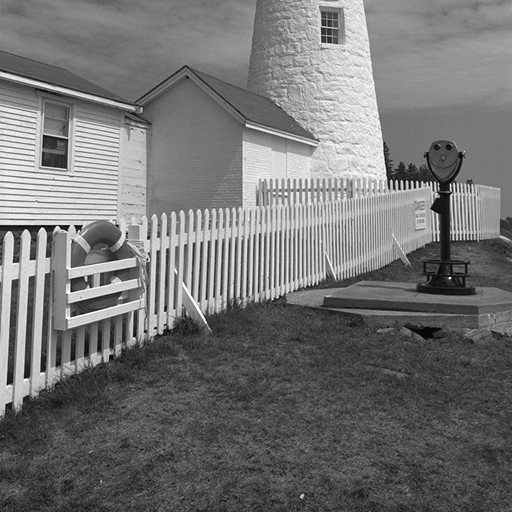
#> input picture Exercises/W3/lighthouse.png, 512 x 512 px
$ jupyter execute --allow-errors W3_exercise.ipynb   (shell and % lines are left out)
#> lines starting #> are read from the running program, lines starting #| are printed output that depends on the picture
# Week 3: Edge Detection

This python notebook includes all the exercises from this session. All the needed setup, I/O and user-interaction code is already provided to let you concentrate on this week's topic.<br>
Please run all the provided code in order before running yours.<br>

This week's assignment:

## 1. Thresholded Edge Detection

Implement a function that takes as input the derivative kernels and threshold and outputs the edge image of the provided test image (lighthouse.png). Then test its output with different kernels and thresholds to compare the results. As a reference we report some suggested kernels:

Elementary derivative kernels:
$$ k_x = \left[ {\begin{array}{cc}
   -1 & 1 \\
  \end{array} } \right]
  ~~~
   k_y = \left[ {\begin{array}{c}
   -1\\
   1\\
  \end{array} } \right]$$

Sobel derivative kernels:
$$ k_x = \left[ {\begin{array}{ccc}
   -1 & 0 & 1 \\
   -2 & 0 & 2 \\
   -1 & 0 & 1 \\
  \end{array} } \right]
  ~~~
   k_y = \left[ {\begin{array}{ccc}
   -1 & -2 & -1 \\
   0 & 0 & 0 \\
   1 & 2 & 1 \\
  \end{array} } \right]$$

Prewitt derivative kernels:
$$ k_x = \left[ {\begin{array}{ccc}
   -1 & 0 & 1 \\
   -1 & 0 & 1 \\
   -1 & 0 & 1 \\
  \end{array} } \right]
  ~~~
   k_y = \left[ {\begin{array}{ccc}
   -1 & -1 & -1 \\
   0 & 0 & 0 \\
   1 & 1 & 1 \\
  \end{array} } \right]$$

Inside the function, compute the gradient images in $x$ and $y$ direction and consider a pixel $(x,y)$ to be part of an edge if $\sqrt{g_x(x,y)^2+g_y(x,y)^2}>threshold$ holds.

## 2. Canny Edge Detection

Implement edge detection using the Canny method.

1. Produce and show kernerls composing derivative and gaussian blur for noise reduction
2. Produce the gradient images and show the gradient magnitude image, where each pixel contains the norm of the gradient
3. Produce the quantized gradient direction image
    1. Produce the gradient direction image, where each pixel contains the angle of the gradient
    2. Produce and show the quantized gradient image, where each pixel is an integer corresponding to a gradient direction (horizontal, primary diagonal, vertical, secondary diagonal)
4. Perform nonmaximum suppression on the gradient magnitude image for edge thinning, and show it. For each pixel, it is taken only if it is the maximum with the nearby pixels along its corresponding gradient direction.
5. Perform hysteresis on the resulting image, and show the final result of Canny Edge Detection.
    1. Select two thresholds $t_{high}$ and $t_{low}$
    2. A pixel on the nonmaximum suppressed gradient image is taken if its value is higher than $t_{low}$ and there exists any path through pixels with value higher than $t_{low}$ that connects it to a pixel with value higher than $t_{high}$.
6. Identify all the hyperparameters introduced in this exercise, play with them and understand their role. To facilitate this, in this tutorial we provide a fill-in template to change your hyperparameters with interactive sliders and visualize the output.

## Useful information for this tutorial:

For basics about images as numpy arrays, please refer to the second week's tutorial.

With numpy it is also possible to refer to slices of a given array by specifying the kept dimensions in the slice with `:`. For example, if we want to access the red channel of an RGB image `im` with shape `(height, width, 3)`, we can write `im[:, :, 0]`, which refers to the whole image data for the red channel only. We can optionally specify a range to be kept along a direction by writing the extreme indices around the `:` as in `min:max`. For example, accessing a patch within the pixel coordinates `(h0, w0)`, `(h1, w1)` with h0 < h1 and w0 < w1 can be done with `im[h0:h1, w0:w1, :]`.<br>
You can also index arrays based on conditions: for example to set to black all pixels with a blue component higher than 200 you can write `im[im[:, :, 2] > 200] = 0`.<br>
These references can be used both for reading an image slice and for writing a whole slice at once, without looping over it. <br>
A complete reference of numpy basic and advanced indexing rules (not necessary for this tutorial, but very useful for numpy python programming) can be found in https://numpy.org/devdocs/user/basics.indexing.html

When doing operations between numpy arrays, all operations are executed element-wise (except for the `@` operator that performs the usual matrix multiplication). This requires the shapes (dimensions) of the involved arrays to match or to be compatible according to broadcasting rules, which are usually intuitive. An example of broadcasting is when adding a pixel value `p=np.array([70, 128, 255])` to an image `im` with shape `(height, width, 3)`: the operation is legal and the pixel value is added independently to each pixel in the image. <br>
A complete reference of numpy broadcasting rules (not necessary for this tutorial, but very useful for numpy python programming) can be found in https://docs.scipy.org/doc/numpy/user/basics.broadcasting.html .

In the following we list some useful functions.

Array initialization:<br>
`np.array(a, dtype)`: returns a copy of `a` as a numpy array. Argument `a` does not need to be a numpy array, it can be any array-like object, e.g. a python list. It is possible to specify a `dtype` argument in case we want to change the type of the original array in the returned copy. https://docs.scipy.org/doc/numpy/reference/generated/numpy.array.html<br>
`np.empty(shape, dtype)`: returns a new empty array with specified shape `shape` and the specified data type `dtype`. For this tutorial we suggest using as dtype `np.int16` for images and default for the rest. https://docs.scipy.org/doc/numpy/reference/generated/numpy.empty.html<br>
`np.ones(shape, dtype)`: returns a new array filled with ones with specified shape `shape` and the specified data type `dtype`. For this tutorial we suggest using as dtype `np.int16` for images and default for the rest. https://docs.scipy.org/doc/numpy/reference/generated/numpy.ones.html<br>
`np.zeros(shape, dtype)`: returns a new array filled with zeros with specified shape `shape` and the specified data type `dtype`. For this tutorial we suggest using as dtype `np.int16` for images and default for the rest. https://docs.scipy.org/doc/numpy/reference/generated/numpy.zeros.html<br>
`np.eye(N)` : builds the identity matrix of order `N`. https://docs.scipy.org/doc/numpy/reference/generated/numpy.eye.html<br>

Array shape management:<br>
`np.reshape(a, newshape)`: returns a reshaped view of the input array `a` having shape `newshape`, which should be specified as a tuple of integers. https://docs.scipy.org/doc/numpy/reference/generated/numpy.reshape.html<br>
`np.transpose(a)`: returns the transposed of array `a`, whose shape has reversed order with respect to `a`. Alias `a.T`. https://docs.scipy.org/doc/numpy/reference/generated/numpy.transpose.html<br>
`np.expand_dims(a, axis)`: returns the same array `a` with a new dimension of size one along the specified `axis`. You can use `np.newaxis` when slice-indexing `a` for the same result. https://docs.scipy.org/doc/numpy/reference/generated/numpy.expand_dims.html<br>

Array reductors:<br>
`np.linalg.norm(x)`: returns the L2 norm of array `x`. You can also specify a keyword argument `axis` to compute the norm only along a specific dimension (the result will have the same shape as `x`, but without the specified dimension) https://docs.scipy.org/doc/numpy/reference/generated/numpy.linalg.norm.html<br>
`np.sum(a)` : returns the sum of all the elements of array `a`. You can specify a keyword argument `axis` to compute the sum only along a specific dimension (the result will have the same shape as `a`, but without the specified dimension) https://docs.scipy.org/doc/numpy/reference/generated/numpy.sum.html<br>
`np.mean(a)` : returns the mean value of all the elements of array `a`. You can specify a keyword argument `axis` to compute the mean only along a specific dimension (the result will have the same shape as `a`, but without the specified dimension) https://docs.scipy.org/doc/numpy/reference/generated/numpy.mean.html<br>

Matrix operations:<br>
`np.linalg.inv(a)` : returns the multiplicative inverse of matrix `a`. https://docs.scipy.org/doc/numpy/reference/generated/numpy.linalg.inv.html<br>
`np.matmul(a, b)` : returns the matrix multiplication of `a` multiplied by `b`. Alias `a @ b`. https://docs.scipy.org/doc/numpy/reference/generated/numpy.matmul.html<br>

Image operations:<br>
`scipy.ndimage.convolve(input, weights)`: returns the convolution of `input` image using the `weights` image as kernel. https://docs.scipy.org/doc/scipy-0.16.1/reference/generated/scipy.ndimage.filters.convolve.html<br>
`scipy.ndimage.shift(input, shift)`: returns a copy of `input` image shifted by the translation vector `shift`. Argument `shift` is in pixels, it can be not integer, in which case the result is interpolated. https://docs.scipy.org/doc/scipy/reference/generated/scipy.ndimage.shift.html<br>
`scipy.ndimage.label(input, structure)`: Segment the connected components in `input` image, considering all zero-values as separation elements. The `structure` parameter is a central-symmetric array with ones and zeros that defines when two parts are to be considered connected or not (i.e. component_1 is connected with component_2 if we can center the `structure` array on a pixel in component_1 and have at least a one in `structure` to overlap with a pixel in component_2). This function returns both the segmented image, assigning to each pixel an integer identifying its own connected component label, and the number of distinct connected components found. https://docs.scipy.org/doc/scipy/reference/generated/scipy.ndimage.label.html<br>

Boolean array operations:<br>
`np.logical_and(x1, x2)`: where `x1` and `x2` are arrays of boolean values with matching or broadcastable shape, it returns the element-wise logical and operation between `x1` and `x2`. https://docs.scipy.org/doc/numpy/reference/generated/numpy.logical_and.html<br>
`np.isin(element, test_elements)`: for each element in array `element` check whether it is contained into the array-like `test_elements`, and returns an array of boolean values of the same shape as `element`. Warning: with non-sequence `test_elements` like python sets, it produces incorrect results without throwing any exception. https://docs.scipy.org/doc/numpy/reference/generated/numpy.isin.html<br>

Miscellaneous:<br>
`np.around(a, decimals)`: rounds a floating-point array `a` to the specified number of `decimals` (zero decimals by default). Returns again a floating point array. https://docs.scipy.org/doc/numpy/reference/generated/numpy.around.html<br>
`np.max(x1, x2)`: where `x1` and `x2` are arrays with matching or broadcastable shape, it returns the element-wise maximum into an array with the same (or broadcasted) shape as the inputs. https://docs.scipy.org/doc/numpy/reference/generated/numpy.maximum.html<br>
`np.pi`: the usual constant for the ratio between circumference and diameter of a circle. https://docs.scipy.org/doc/numpy/reference/constants.html#numpy.pi<br>
`np.arctan2(x1, x2)`: element-wise arctan of `x1/x2` choosing the quadrant correctly. Values returned are in the range `[-pi, pi]`. https://docs.scipy.org/doc/numpy/reference/generated/numpy.arctan2.html<br>
`np.hypot(x1, x2)`: element-wise `sqrt(x1**2 + x2**2)` for calculating the gradient magnitude. https://numpy.org/doc/stable/reference/generated/numpy.hypot.html<br>

## EXERCISE 1 - SETUP CODE

The following cell installs required packages into the virtual machine that will run your code

Import packages to read videos, make interactive widgets and plot images.

[cell 1]
from skimage.io import imread
from scipy.ndimage import convolve, shift, label
from matplotlib.pyplot import imshow, show
from ipywidgets import interactive
from IPython.display import display
import matplotlib as mpl
import numpy as np

mpl.rc('image', cmap='gray')  # tell matplotlib to use gray shades for grayscale images

Reading the test image lighthouse.png in `test_im`.

[cell 2]
test_im = np.array(imread("lighthouse.png", as_gray=True))  # This time the image is floating point 0.0 to 1.0!
#> test_im is the input picture: shape (512, 512) float64; min 0.00784, max 1, mean 0.453
height, width = test_im.shape
print("Test image shape: ", test_im.shape)  # and it is grayscale
#| Test image shape:  (512, 512)
imshow(test_im)
#> (this line was passed over: IPython is not available in this run)

Before starting, here is a function that creates a gaussian filter for you: you might find it handy later.

[cell 3]
def gaussian_filter(size, sigma):
    x, y = np.mgrid[-size//2 + 1:size//2 + 1, -size//2 + 1:size//2 + 1]
    g = np.exp(-((x**2 + y**2)/(2.0*sigma**2)))
    return g/g.sum()

#> (the rest of this cell did not finish here and is left out)

## EXERCISE 1 - PUT SOLUTION HERE

[cell 4]
# [11 lines left out: function threshold_edge_detection, not called in this run]

normal_kernel = (np.array([[-1, 1]]),
                 np.array([[-1, 1]]).T)

sobel_kernel = (np.array([[-1,  0,  1],
                            [-2,  0,  2],
                            [-1,  0 , 1]]),

                  np.array([[-1, -2, -1],
                            [ 0,  0,  0],
                            [ 1,  2,  1]]))

prewitt_kernel = (np.array([[-1,  0,  1],
                            [-1,  0,  1],
                            [-1,  0 , 1]]),

                  np.array([[-1, -1, -1],
                            [ 0,  0,  0],
                            [ 1,  1,  1]]))

deriviation_kernel = (normal_kernel, sobel_kernel, prewitt_kernel)

# [4 lines left out: function show_res, not called in this run]

#> (the rest of this cell did not finish here and is left out)

## EXERCISE 2 - PUT SOLUTION HERE

[cell 5]
def canny_edges(image, size, sigma, thresh_low, thresh_high, kernel):
#> called with size = 16, sigma = 1, thresh_low = 0.2, thresh_high = 0.7, kernel = 1
    h, w = image.shape
    gaussian = gaussian_filter(size, sigma)
    deriv = deriviation_kernel[kernel]

    gx = convolve(image, convolve(gaussian, deriv[0]))
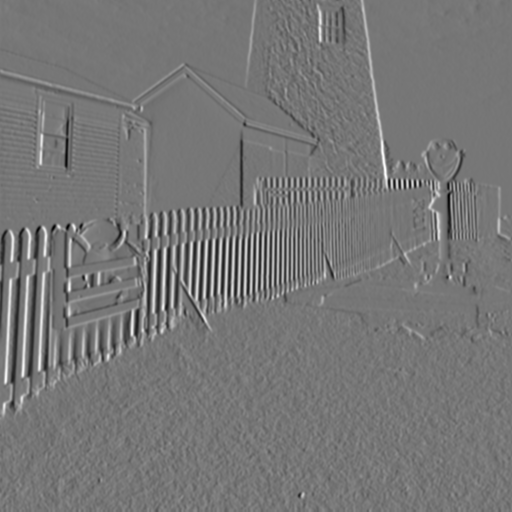
#> gx: shape (512, 512) float64; min -1.71, max 1.96, mean 0.00252; drawn with min black and max white
    gy = convolve(image, convolve(gaussian, deriv[1]))
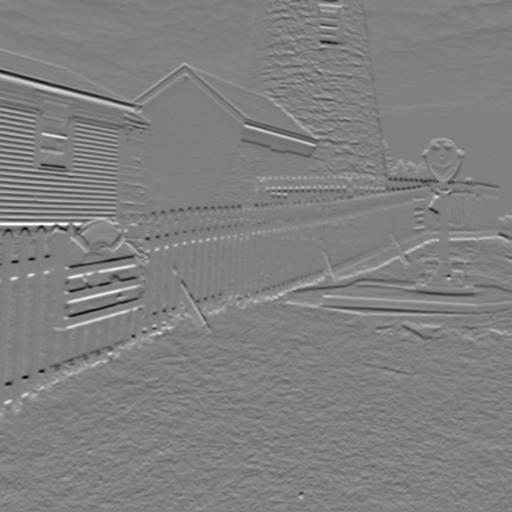
#> gy: shape (512, 512) float64; min -2.04, max 2.02, mean 0.00445; drawn with min black and max white

    angle = np.arctan2(gx, gy)
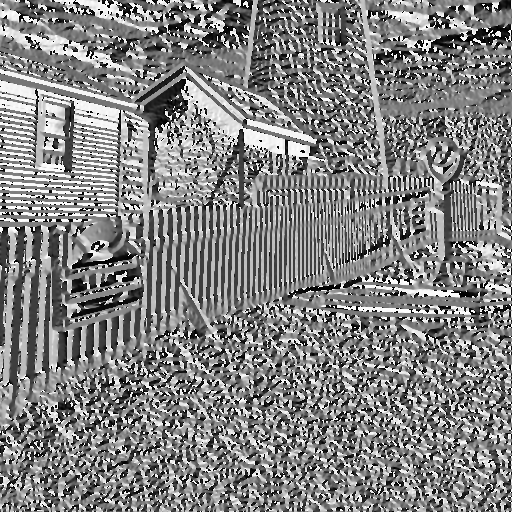
#> angle: shape (512, 512) float64; min -3.14, max 3.14, mean 0.0788; drawn with min black and max white
    mag = np.hypot(gx, gy)
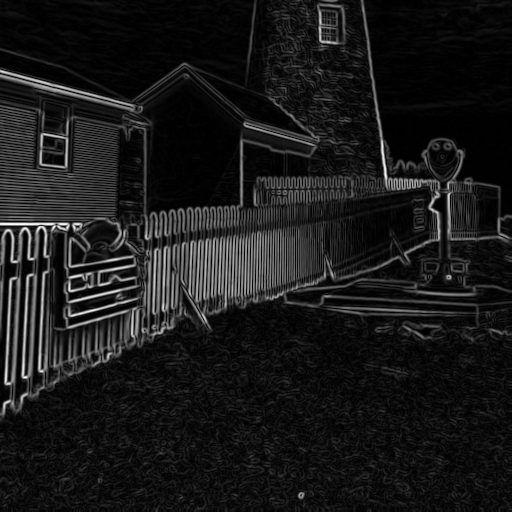
#> mag: shape (512, 512) float64; min 4.07e-05, max 2.04, mean 0.207; drawn with min black and max white

    bins = np.linspace(-(9*np.pi)/8, +(9*np.pi)/8, num=9)
    indices = np.digitize(angle, bins, right=False)
    quantized = indices % 4
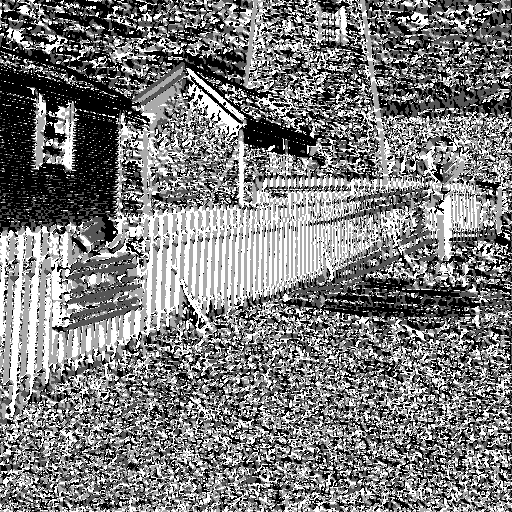
#> quantized: shape (512, 512) int64; min 0, max 3, mean 1.46; drawn with min black and max white

    # 0 -> horizontal
    # 1 -> +45°
    # 2 -> vertical
    # 3 -> -45°
    masks = np.ones((h, w, 4))
    masks[: ,1:-1, 0] = (mag[:,1:-1] >= mag[:, :-2]) & (mag[:,1:-1] >= mag[:, 2:])
    masks[1:-1,1:-1, 1] = (mag[1:-1,1:-1] >= mag[2:, :-2]) & (mag[1:-1,1:-1] >= mag[:-2,2:])
    masks[1:-1, :, 2] = (mag[1:-1,:] >= mag[:-2, :]) & (mag[1:-1,:] >= mag[2:, :])
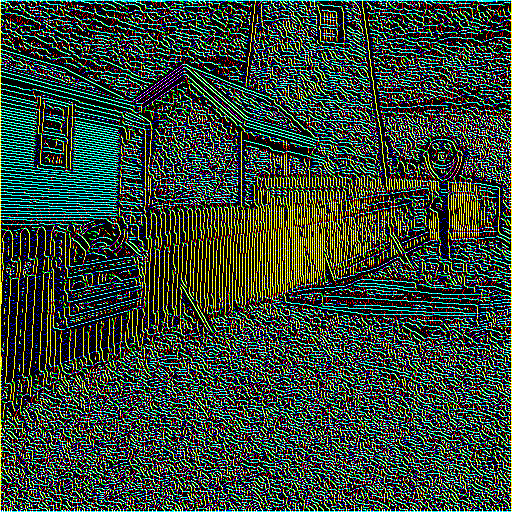
#> masks: shape (512, 512, 4) float64; mean of channels 0, 1, 2, 3 0.203, 0.274, 0.216, 1; drawn as R, G, B
    masks[1:-1,1:-1, 3] = (mag[1:-1,1:-1] >= mag[:-2, :-2]) & (mag[1:-1,1:-1] >= mag[2:,2:])
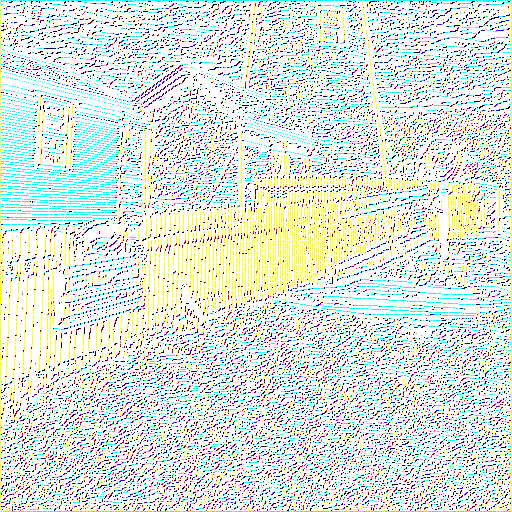
#> masks: shape (512, 512, 4) float64; mean of channels 0, 1, 2, 3 0.203, 0.274, 0.216, 0.264; transparent parts drawn white

    nonmaxima = masks[np.arange(h)[:, None], np.arange(w), quantized]
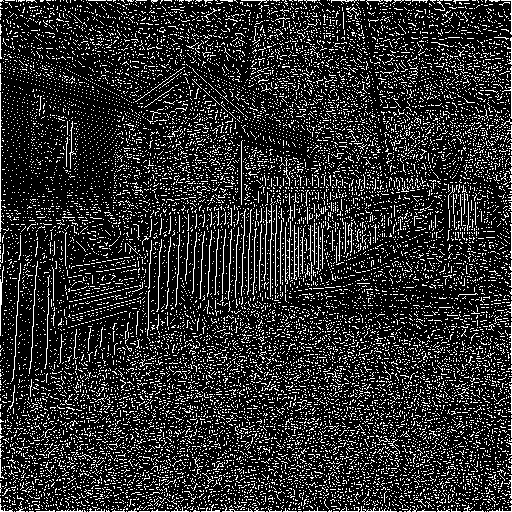
#> nonmaxima: shape (512, 512) float64; values 0 (black) and 1 (white), 17.6% white in thin lines or dots
    suppressed_mag = mag * nonmaxima

    strong_edges = suppressed_mag >= thresh_high
#> strong_edges: shape (512, 512) bool; 2% white in thin lines or dots
    weak_edges = (suppressed_mag < thresh_high) & (suppressed_mag >= thresh_low)
#> weak_edges: shape (512, 512) bool; 4.7% white in thin lines or dots
    all_edges = strong_edges | weak_edges
#> all_edges: shape (512, 512) bool; 6.7% white in thin lines or dots

    (labeled, _) = label(all_edges, structure=np.ones((3,3)))
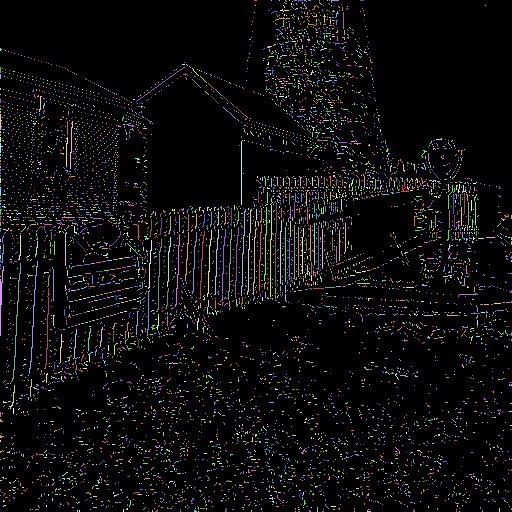
#> labeled: shape (512, 512) int32; 6386 distinct labels, from 0 to 6385; one colour per label, 0 black
    strong_lables = list(set(labeled[strong_edges]))
#> strong_lables = 1532 values from 11 to 6195
    edges = np.isin(labeled, strong_lables)
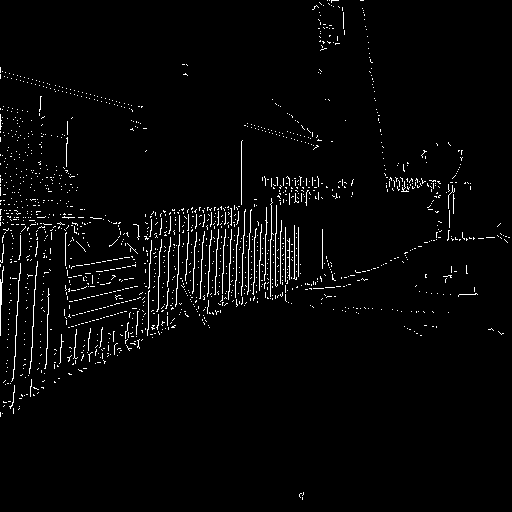
#> edges: shape (512, 512) bool; 2.6% white in thin lines or dots

    return edges


sigma = 1
size = 16
thresh_low, thresh_high = (0.2, 0.7)
kernel = 1
imshow(canny_edges(test_im, size, sigma, thresh_low, thresh_high, kernel))
#> (this line was passed over: IPython is not available in this run)
